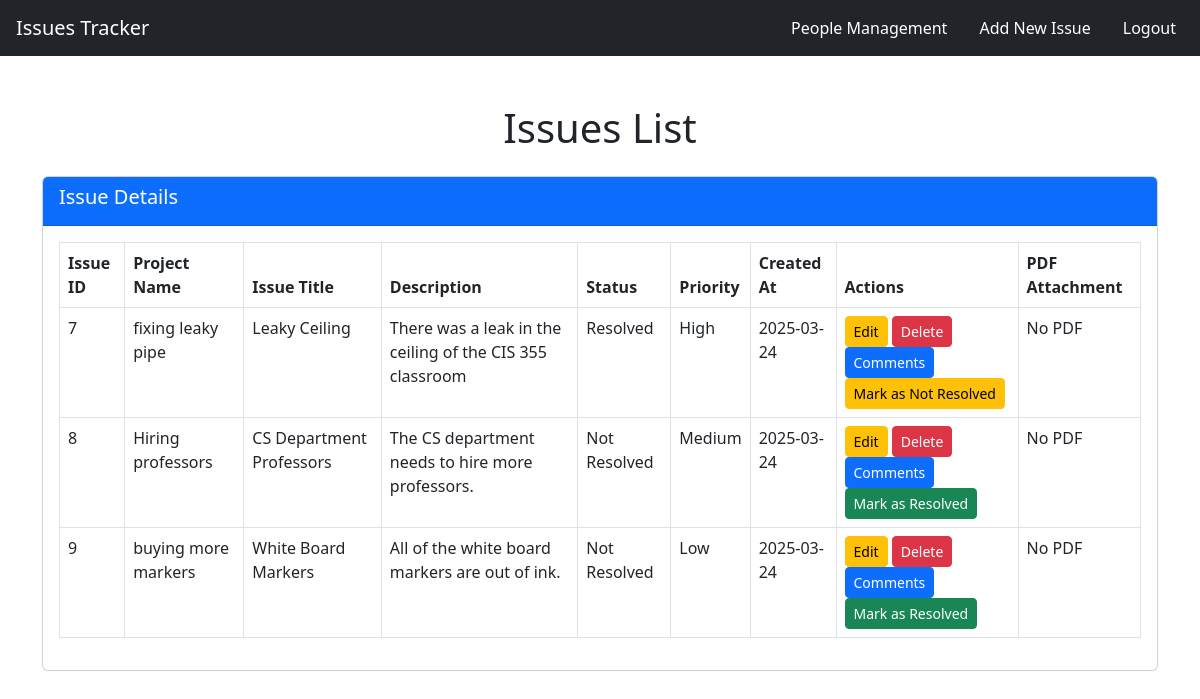
Before: /issues_list.php (signed in) with the older database file.
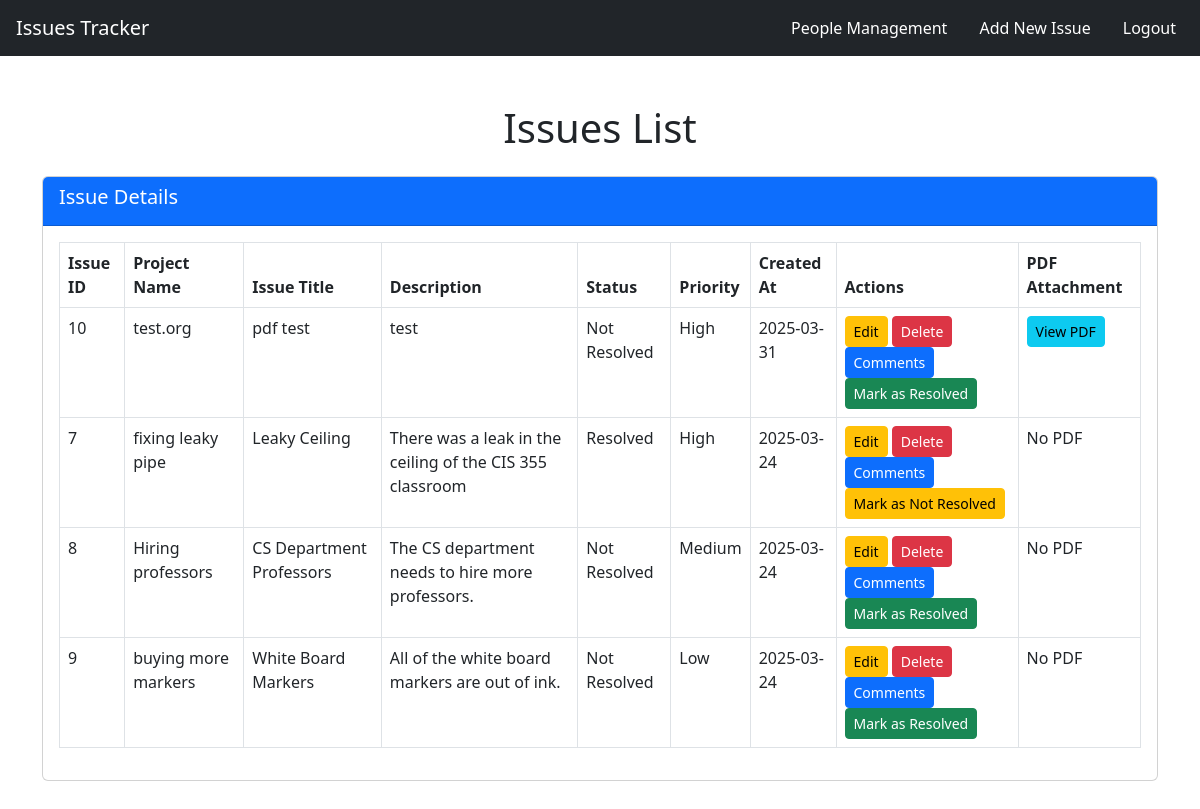
After: the same page with the newer database file.
### tables this page shows
CREATE TABLE `iss_issues` (
  `id` int(11) NOT NULL,
  `short_description` varchar(255) NOT NULL,
  `long_description` text NOT NULL,
  `status` enum('Resolved','Not Resolved') NOT NULL DEFAULT 'Not Resolved',
  `open_date` date NOT NULL,
  `close_date` datetime DEFAULT NULL,
  `priority` varchar(255) NOT NULL,
  `org` varchar(255) NOT NULL,
  `project` varchar(255) NOT NULL,
  `per_id` int(11) NOT NULL,
  `created_by` int(11) DEFAULT NULL,
  `pdf_attachment` varchar(255) DEFAULT NULL
);

### issues_list.php (the view, shortened to what this page needs)
<?php
require_once 'db_connect.php';
$user_id = isset($_SESSION['user_id']) ? $_SESSION['user_id'] : null;
$stmt = $pdo->prepare("SELECT * FROM iss_issues
                       ORDER BY
                           CASE
                               WHEN priority = 'High' THEN 1
                               WHEN priority = 'Medium' THEN 2
                               WHEN priority = 'Low' THEN 3
                           END ASC, open_date DESC");
$stmt->execute();
$issues = $stmt->fetchAll(PDO::FETCH_ASSOC);
?>
<!DOCTYPE html>
<html lang="en">
<head>
    <link href="https://cdn.jsdelivr.net/npm/bootstrap@5.3.0-alpha1/dist/css/bootstrap.min.css" rel="stylesheet">
</head>
<body>
<nav class="navbar navbar-expand-lg navbar-dark bg-dark ps-3">
    <a class="navbar-brand" href="#">Issues Tracker</a>
    <div class="collapse navbar-collapse" id="navbarNav">
        <ul class="navbar-nav ms-auto">
            <?php if (isset($_SESSION['admin']) && $_SESSION['admin'] == 'yes'): ?>
                <li class="nav-item ms-3">
                    <a class="nav-link btn btn-success btn-lg text-white" href="people.php">People Management</a>
                </li>
            <?php endif; ?>
            <li class="nav-item ms-3">
                <a class="nav-link btn btn-success btn-lg text-white" href="add_issue.php">Add New Issue</a>
            </li>
            <li class="nav-item ms-3 me-3">
                <a class="nav-link btn btn-success btn-lg text-white" href="login.php">Logout</a>
            </li>
        </ul>
    </div>
</nav>
<div class="container my-5">
    <h1 class="text-center mb-4">Issues List</h1>
    <div class="card mb-4">
        <div class="card-header bg-primary text-white">
            <h5>Issue Details</h5>
        </div>
        <div class="card-body">
            <table class="table table-bordered">
                <thead class="thead-dark">
                    <tr>
                        <th scope="col">Issue ID</th>
                        <th scope="col">Project Name</th>
                        <th scope="col">Issue Title</th>
                        <th scope="col">Description</th>
                        <th scope="col">Status</th>
                        <th scope="col">Priority</th>
                        <th scope="col">Created At</th>
                        <th scope="col">Actions</th>
                        <th scope="col">PDF Attachment</th>
                    </tr>
                </thead>
                <tbody>
                    <?php foreach ($issues as $issue): ?>
                    <tr>
                        <td><?php echo $issue['id']; ?></td>
                        <td><?php echo htmlspecialchars($issue['project']); ?></td>
                        <td><?php echo htmlspecialchars($issue['short_description']); ?></td>
                        <td><?php echo htmlspecialchars($issue['long_description']); ?></td>
                        <td><?php echo htmlspecialchars($issue['status']); ?></td>
                        <td><?php echo htmlspecialchars($issue['priority']); ?></td>
                        <td><?php echo $issue['open_date']; ?></td>
                        <td>
                            <?php if ($issue['created_by'] == $user_id || (isset($_SESSION['admin']) && $_SESSION['admin'] == 'yes')): ?>
                                <a href="edit_issue.php?id=<?php echo $issue['id']; ?>" class="btn btn-warning btn-sm">Edit</a>
                                <a href="delete_issue.php?id=<?php echo $issue['id']; ?>" onclick="return confirm('Are you sure?');" class="btn btn-danger btn-sm">Delete</a>
                            <?php endif; ?>
                            <button class="btn btn-primary btn-sm" onclick="showComments(<?php echo $issue['id']; ?>)">Comments</button>
                            <?php if ($issue['status'] == 'Not Resolved'): ?>
                                <form method="POST" action="mark_resolved.php" style="display:inline;" id="markResolvedForm_<?php echo $issue['id']; ?>">
                                    <button type="button" class="btn btn-success btn-sm" onclick="confirmResolution(<?php echo $issue['id']; ?>)">Mark as Resolved</button>
                                </form>
                            <?php else: ?>
                                <?php if (isset($_SESSION['admin']) && $_SESSION['admin'] == 'yes'): ?>
                                    <form method="POST" action="mark_not_resolved.php" style="display:inline;" id="markNotResolvedForm_<?php echo $issue['id']; ?>">
                                        <button type="button" class="btn btn-warning btn-sm" onclick="confirmNotResolved(<?php echo $issue['id']; ?>)">Mark as Not Resolved</button>
                                    </form>
                                <?php endif; ?>
                            <?php endif; ?>
                        </td>
                        <td>
                            <?php if (!empty($issue['pdf_attachment'])): ?>
                                <a href="<?php echo htmlspecialchars($issue['pdf_attachment']); ?>" target="_blank" class="btn btn-info btn-sm">View PDF</a>
                            <?php else: ?>
                                <span>No PDF</span>
                            <?php endif; ?>
                        </td>
                    </tr>
                    <?php endforeach; ?>
                </tbody>
            </table>
        </div>
    </div>
</div>
</body>
</html>

Changed rows visible on the page:
added iss_issues: id "10", project "test.org", short_description "pdf test", long_description "test", status "Not Resolved", priority "High", open_date "2025-03-31"
